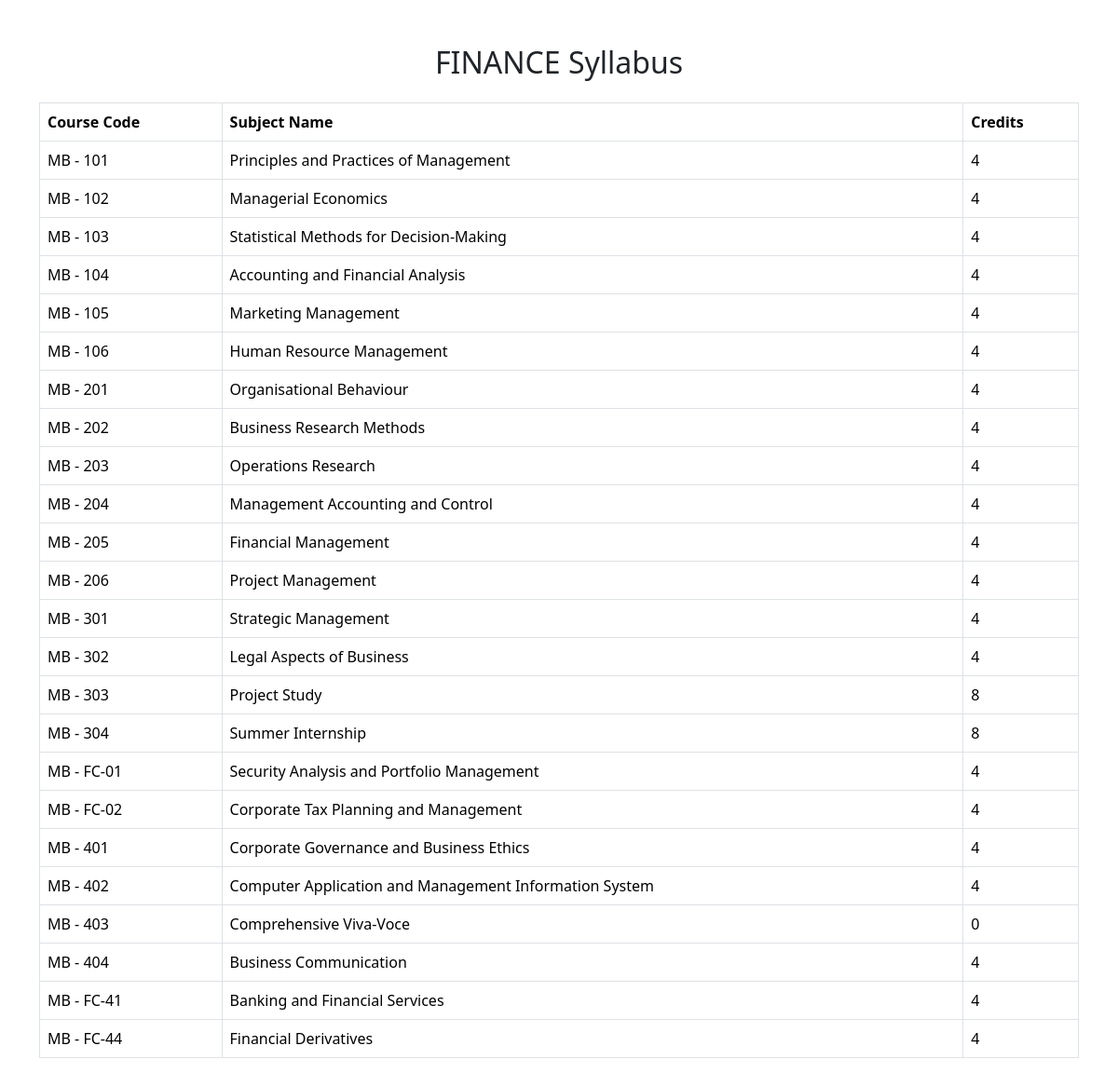
The page /chatbot/syllabus/FINANCE/ on the database its author committed.
### chatbot/models.py (models this page shows, shortened)
class Syllabus(models.Model):
    SPECIALIZATION_CHOICES = [
        ('COMMON', 'Common'),
        ('FINANCE', 'Finance'),
        ('HRM', 'Human Resource Management'),
        ('MARKETING', 'Marketing'),
    ]
    SEMESTER_CHOICES = [
        ('I', 'Semester I'),
        ('II', 'Semester II'),
        ('III', 'Semester III'),
        ('IV', 'Semester IV'),
    ]
    specialization = models.CharField(
        max_length=20,
        choices=SPECIALIZATION_CHOICES,
        default='COMMON'
    )
    semester = models.CharField(
        max_length=10,
        choices=SEMESTER_CHOICES
    )
    course_code = models.CharField(
        max_length=50
    )
    subject_name = models.CharField(
        max_length=200
    )
    credits = models.IntegerField()

### chatbot/views.py (the view)
def syllabus_view(request, specialization):
    subjects = Syllabus.objects.filter(
        specialization__in=[
            "COMMON",
            specialization
        ]
    ).order_by(
        "semester"
    )
    return render(
        request,
        "syllabus.html",
        {
            "subjects": subjects,
            "specialization": specialization
        }
    )

### templates/syllabus.html (shortened to what this page needs)
<!DOCTYPE html>
<html>
<head>
<link href="https://cdn.jsdelivr.net/npm/bootstrap@5.3.7/dist/css/bootstrap.min.css" rel="stylesheet">
</head>
<body>
<div class="container mt-5">
<h2 class="text-center mb-4">
{{ specialization }} Syllabus
</h2>
<table class="table table-bordered">
<thead>
<tr>
<th>
Course Code
</th>
<th>
Subject Name
</th>
<th>
Credits
</th>
</tr>
</thead>
<tbody>
{% for subject in subjects %}
<tr>
<td>
{{ subject.course_code }}
</td>
<td>
{{ subject.subject_name }}
</td>
<td>
{{ subject.credits }}
</td>
</tr>
{% empty %}
<tr>
<td colspan="3">
No syllabus available.
</td>
</tr>
{% endfor %}
</tbody>
</table>
</div>
</body>
</html>

### rows shown on the page
Syllabus: course_code "MB - 101", subject_name "Principles and Practices of Management", credits "4"
Syllabus: course_code "MB - 102", subject_name "Managerial Economics", credits "4"
Syllabus: course_code "MB - 103", subject_name "Statistical Methods for Decision-Making", credits "4"
Syllabus: course_code "MB - 104", subject_name "Accounting and Financial Analysis", credits "4"
Syllabus: course_code "MB - 105", subject_name "Marketing Management", credits "4"
Syllabus: course_code "MB - 106", subject_name "Human Resource Management", credits "4"
Syllabus: course_code "MB - 201", subject_name "Organisational Behaviour", credits "4"
Syllabus: course_code "MB - 202", subject_name "Business Research Methods", credits "4"
Syllabus: course_code "MB - 203", subject_name "Operations Research", credits "4"
Syllabus: course_code "MB - 204", subject_name "Management Accounting and Control", credits "4"
Syllabus: course_code "MB - 205", subject_name "Financial Management", credits "4"
Syllabus: course_code "MB - 206", subject_name "Project Management", credits "4"
Syllabus: course_code "MB - 301", subject_name "Strategic Management", credits "4"
Syllabus: course_code "MB - 302", subject_name "Legal Aspects of Business", credits "4"
Syllabus: course_code "MB - 303", subject_name "Project Study", credits "8"
Syllabus: course_code "MB - 304", subject_name "Summer Internship", credits "8"
Syllabus: course_code "MB - FC-01", subject_name "Security Analysis and Portfolio Management", credits "4"
Syllabus: course_code "MB - FC-02", subject_name "Corporate Tax Planning and Management", credits "4"
Syllabus: course_code "MB - 401", subject_name "Corporate Governance and Business Ethics", credits "4"
Syllabus: course_code "MB - 402", subject_name "Computer Application and Management Information System", credits "4"
Syllabus: course_code "MB - 403", subject_name "Comprehensive Viva-Voce", credits "0"
Syllabus: course_code "MB - 404", subject_name "Business Communication", credits "4"
Syllabus: course_code "MB - FC-41", subject_name "Banking and Financial Services", credits "4"
Syllabus: course_code "MB - FC-44", subject_name "Financial Derivatives", credits "4"

### other values the page prints
{{ specialization }} "FINANCE"
